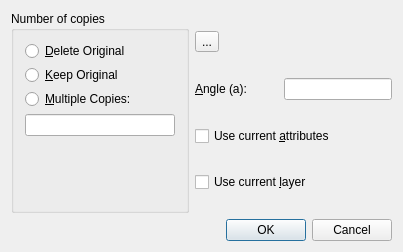
<?xml version="1.0" encoding="UTF-8"?>
<ui version="4.0">
 <class>QG_DlgRotate</class>
 <widget class="QDialog" name="QG_DlgRotate">
  <property name="geometry">
   <rect>
    <x>0</x>
    <y>0</y>
    <width>403</width>
    <height>252</height>
   </rect>
  </property>
  <property name="sizePolicy">
   <sizepolicy hsizetype="Minimum" vsizetype="Minimum">
    <horstretch>0</horstretch>
    <verstretch>0</verstretch>
   </sizepolicy>
  </property>
  <property name="minimumSize">
   <size>
    <width>300</width>
    <height>190</height>
   </size>
  </property>
  <property name="windowTitle">
   <string>Rotation Options</string>
  </property>
  <layout class="QGridLayout">
   <item row="0" column="0">
    <widget class="QGroupBox" name="bgNumber">
     <property name="title">
      <string>Number of copies</string>
     </property>
     <layout class="QVBoxLayout">
      <item>
       <widget class="QRadioButton" name="rbMove">
        <property name="sizePolicy">
         <sizepolicy hsizetype="Minimum" vsizetype="Preferred">
          <horstretch>0</horstretch>
          <verstretch>0</verstretch>
         </sizepolicy>
        </property>
        <property name="minimumSize">
         <size>
          <width>0</width>
          <height>18</height>
         </size>
        </property>
        <property name="text">
         <string>&amp;Delete Original</string>
        </property>
       </widget>
      </item>
      <item>
       <widget class="QRadioButton" name="rbCopy">
        <property name="sizePolicy">
         <sizepolicy hsizetype="Minimum" vsizetype="Preferred">
          <horstretch>0</horstretch>
          <verstretch>0</verstretch>
         </sizepolicy>
        </property>
        <property name="minimumSize">
         <size>
          <width>0</width>
          <height>18</height>
         </size>
        </property>
        <property name="text">
         <string>&amp;Keep Original</string>
        </property>
       </widget>
      </item>
      <item>
       <widget class="QRadioButton" name="rbMultiCopy">
        <property name="sizePolicy">
         <sizepolicy hsizetype="Minimum" vsizetype="Preferred">
          <horstretch>0</horstretch>
          <verstretch>0</verstretch>
         </sizepolicy>
        </property>
        <property name="minimumSize">
         <size>
          <width>0</width>
          <height>18</height>
         </size>
        </property>
        <property name="text">
         <string>&amp;Multiple Copies:</string>
        </property>
       </widget>
      </item>
      <item>
       <widget class="QLineEdit" name="leNumber"/>
      </item>
      <item>
       <spacer name="spacer7">
        <property name="orientation">
         <enum>Qt::Vertical</enum>
        </property>
        <property name="sizeType">
         <enum>QSizePolicy::Expanding</enum>
        </property>
        <property name="sizeHint" stdset="0">
         <size>
          <width>20</width>
          <height>146</height>
         </size>
        </property>
       </spacer>
      </item>
     </layout>
    </widget>
   </item>
   <item row="0" column="1">
    <layout class="QVBoxLayout">
     <item>
      <widget class="QToolButton" name="toolButton">
       <property name="text">
        <string>...</string>
       </property>
       <property name="icon">
        <iconset resource="../../../res/extui/extui.qrc">
         <normaloff>:/extui/dlgmodifyrotate.png</normaloff>:/extui/dlgmodifyrotate.png</iconset>
       </property>
       <property name="iconSize">
        <size>
         <width>80</width>
         <height>80</height>
        </size>
       </property>
      </widget>
     </item>
     <item>
      <layout class="QHBoxLayout">
       <item>
        <widget class="QLabel" name="lAngle">
         <property name="text">
          <string>&amp;Angle (a):</string>
         </property>
         <property name="wordWrap">
          <bool>false</bool>
         </property>
         <property name="buddy">
          <cstring>leAngle</cstring>
         </property>
        </widget>
       </item>
       <item>
        <spacer name="spacer12">
         <property name="orientation">
          <enum>Qt::Horizontal</enum>
         </property>
         <property name="sizeType">
          <enum>QSizePolicy::Expanding</enum>
         </property>
         <property name="sizeHint" stdset="0">
          <size>
           <width>31</width>
           <height>20</height>
          </size>
         </property>
        </spacer>
       </item>
       <item>
        <widget class="QLineEdit" name="leAngle">
         <property name="sizePolicy">
          <sizepolicy hsizetype="Expanding" vsizetype="Fixed">
           <horstretch>0</horstretch>
           <verstretch>0</verstretch>
          </sizepolicy>
         </property>
        </widget>
       </item>
      </layout>
     </item>
     <item>
      <widget class="QCheckBox" name="cbCurrentAttributes">
       <property name="text">
        <string>Use current &amp;attributes</string>
       </property>
      </widget>
     </item>
     <item>
      <widget class="QCheckBox" name="cbCurrentLayer">
       <property name="text">
        <string>Use current &amp;layer</string>
       </property>
      </widget>
     </item>
    </layout>
   </item>
   <item row="1" column="0" colspan="2">
    <widget class="QDialogButtonBox" name="buttonBox">
     <property name="standardButtons">
      <set>QDialogButtonBox::Cancel|QDialogButtonBox::Ok</set>
     </property>
    </widget>
   </item>
  </layout>
 </widget>
 <layoutdefault spacing="6" margin="11"/>
 <resources>
  <include location="../../../res/extui/extui.qrc"/>
 </resources>
 <connections>
  <connection>
   <sender>rbMove</sender>
   <signal>toggled(bool)</signal>
   <receiver>leNumber</receiver>
   <slot>setDisabled(bool)</slot>
   <hints>
    <hint type="sourcelabel">
     <x>20</x>
     <y>20</y>
    </hint>
    <hint type="destinationlabel">
     <x>20</x>
     <y>20</y>
    </hint>
   </hints>
  </connection>
  <connection>
   <sender>rbCopy</sender>
   <signal>toggled(bool)</signal>
   <receiver>leNumber</receiver>
   <slot>setDisabled(bool)</slot>
   <hints>
    <hint type="sourcelabel">
     <x>20</x>
     <y>20</y>
    </hint>
    <hint type="destinationlabel">
     <x>20</x>
     <y>20</y>
    </hint>
   </hints>
  </connection>
  <connection>
   <sender>rbMultiCopy</sender>
   <signal>toggled(bool)</signal>
   <receiver>leNumber</receiver>
   <slot>setEnabled(bool)</slot>
   <hints>
    <hint type="sourcelabel">
     <x>20</x>
     <y>20</y>
    </hint>
    <hint type="destinationlabel">
     <x>20</x>
     <y>20</y>
    </hint>
   </hints>
  </connection>
  <connection>
   <sender>buttonBox</sender>
   <signal>accepted()</signal>
   <receiver>QG_DlgRotate</receiver>
   <slot>accept()</slot>
   <hints>
    <hint type="sourcelabel">
     <x>201</x>
     <y>235</y>
    </hint>
    <hint type="destinationlabel">
     <x>20</x>
     <y>20</y>
    </hint>
   </hints>
  </connection>
  <connection>
   <sender>buttonBox</sender>
   <signal>rejected()</signal>
   <receiver>QG_DlgRotate</receiver>
   <slot>reject()</slot>
   <hints>
    <hint type="sourcelabel">
     <x>201</x>
     <y>235</y>
    </hint>
    <hint type="destinationlabel">
     <x>20</x>
     <y>20</y>
    </hint>
   </hints>
  </connection>
 </connections>
</ui>
